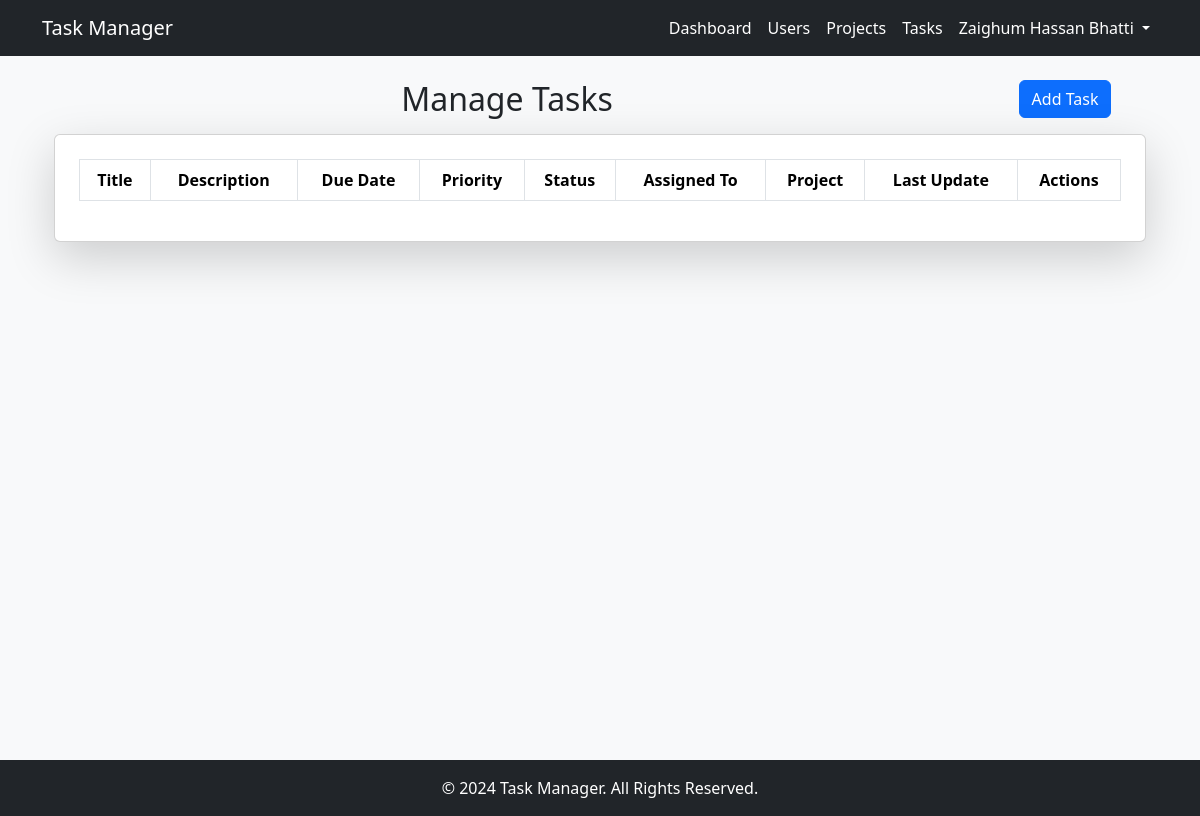
The app's page /tasks/ (signed in), older data.
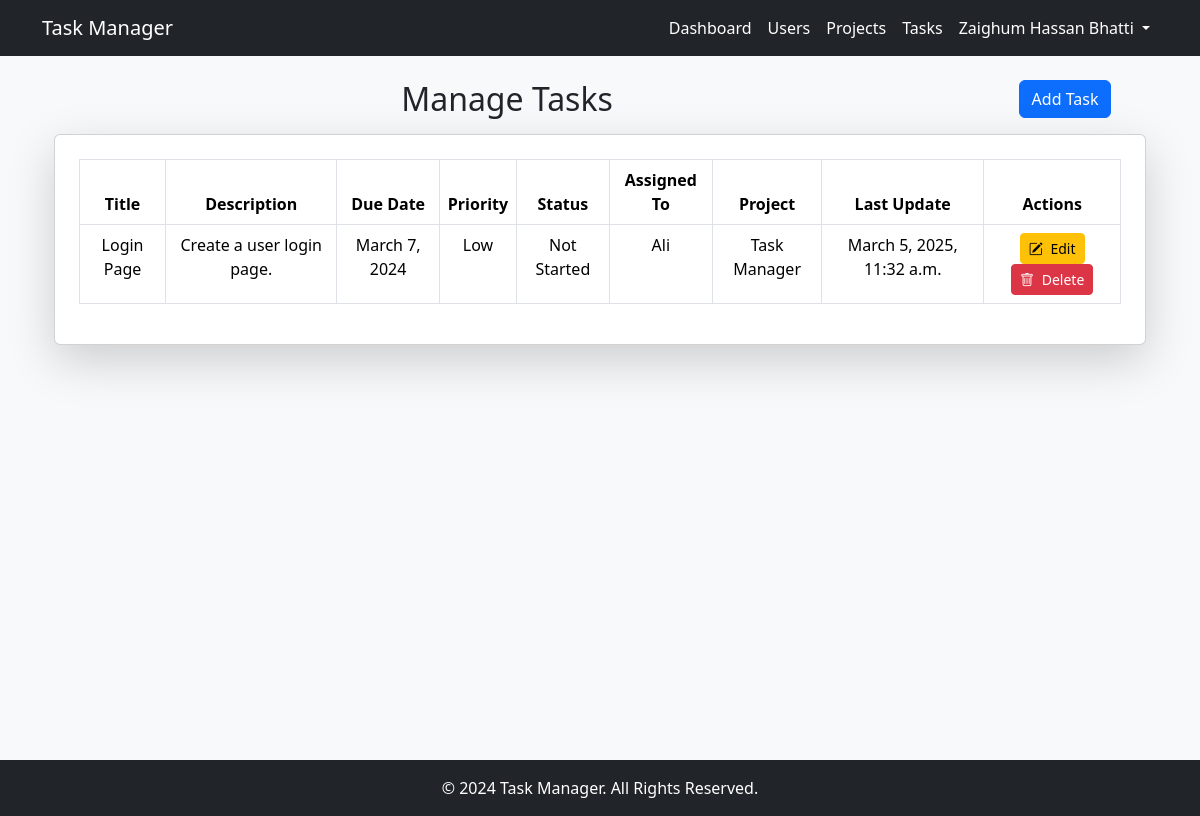
The same page, newer data.
### core/models/task.py (models this page shows, shortened)
class Task(models.Model):
    id = models.AutoField(primary_key=True)
    title = models.CharField(max_length=255)
    description = models.TextField()
    due_date = models.DateField()
    priority = models.CharField(max_length=50, default="Medium")
    status = models.CharField(max_length=50, default="Not Started")
    project = models.ForeignKey(Project, on_delete=models.CASCADE)
    assigned_to = models.ForeignKey(User, on_delete=models.CASCADE, related_name="tasks")
    created_at = models.DateTimeField(auto_now_add=True)
    updated_at = models.DateTimeField(auto_now=True)

### core/models/user.py (models this page shows, shortened)
class User(AbstractBaseUser, PermissionsMixin):
    id = models.AutoField(primary_key=True)
    fullname = models.CharField(max_length=255)
    phonenumber = models.CharField(max_length=15, unique=True)
    address = models.TextField(blank=True, null=True)
    email = models.EmailField(unique=True)
    password = models.CharField(max_length=255)
    is_active = models.BooleanField(default=True)
    is_superuser = models.BooleanField(default=False)
    objects = UserManager()
    USERNAME_FIELD = "email"
    REQUIRED_FIELDS = ["fullname", "phonenumber", "password"]

### core/models/project.py (models this page shows, shortened)
class Project(models.Model):
    id = models.AutoField(primary_key=True)
    name = models.CharField(max_length=255, unique=True)
    description = models.TextField()
    created_at = models.DateTimeField(auto_now_add=True)
    updated_at = models.DateTimeField(auto_now=True)

### core/views/task_views.py (the view)
# urls.py: path('tasks/', manage_tasks, name='manage_tasks'),  # View all tasks
@login_required
def manage_tasks(request):
    if request.user.is_superuser:
        tasks = Task.objects.all()
        projects = Project.objects.all()
        users = User.objects.filter(is_superuser=False)
    else:
        tasks = Task.objects.filter(assigned_to=request.user)
        projects = Project.objects.filter(task__assigned_to=request.user).distinct()
        users = User.objects.none()
    today = date.today()
    tomorrow = today + timedelta(days=1)
    return render(request, 'core/manage_tasks.html', {
        'tasks': tasks,
        'projects': projects,
        'users': users,
        'today': today,
        'tomorrow': tomorrow
    })

### core/templates/core/manage_tasks.html (shortened to what this page needs)
{% extends "core/base.html" %}
{% block content %}
<div class="container" style="min-height: 85vh;">
    <div class="col-12 text-center">
        <div class="row">
            <div class="col-10">
                <h2>Manage Tasks</h2>
            </div>
            <div class="col-2">
                <button class="btn btn-primary mb-3" id="openAddModal" data-bs-toggle="modal" data-bs-target="#taskModal">Add Task</button>
            </div>
        </div>
        <div class="card shadow-lg p-4" style="width: 100%;">
            <div class="table-responsive">
                <table id="example" class="table table-bordered table-responsive-md">
                    <thead>
                        <tr>
                            <th>Title</th>
                            <th>Description</th>
                            <th>Due Date</th>
                            <th>Priority</th>
                            <th>Status</th>
                            <th>Assigned To</th>
                            <th>Project</th>
                            <th>Last Update</th>
                            <th>Actions</th>
                        </tr>
                    </thead>
                    <tbody>
                        {% for task in tasks %}
                        <tr>
                            <td>{{ task.title }}</td>
                            <td>{{ task.description }}</td>
                            <td>
                                {{ task.due_date }}
                            </td>
                            <td>{{ task.priority }}</td>
                            <td>{{ task.status }}</td>
                            <td>{{ task.assigned_to.fullname }}</td>
                            <td>{{ task.project.name }}</td>
                            <td>{{ task.updated_at|default:task.created_at }}</td>
                            <td>
                                <button class="btn btn-warning btn-sm edit-btn"
                                    data-id="{{ task.id }}"
                                    data-title="{{ task.title }}"
                                    data-description="{{ task.description }}"
                                    data-due-date="{{ task.due_date|date:'Y-m-d' }}"
                                    data-priority="{{ task.priority }}"
                                    data-status="{{ task.status }}"
                                    data-assigned_to="{{ task.assigned_to.id }}"
                                    data-project="{{ task.project.id }}"
                                    data-bs-toggle="modal"
                                    data-bs-target="#taskModal">
                                    <i class="bi bi-pencil-square me-1"></i> Edit
                                </button>
                                <button class="btn btn-danger btn-sm delete-btn" data-id="{{ task.id }}"><i class="bi bi-trash me-1"></i> Delete</button>
                            </td>
                        </tr>
                        {% endfor %}
                    </tbody>
                </table>
            </div>
        </div>
    </div>
</div>
{% endblock %}

Row changes from the older to the newer data that the page shows:
added Task: title "Login Page", description "Create a user login page.", due_date "March 7, 2024", priority "Low", status "Not Started", assigned_to.fullname "Ali", project.name "Task Manager", updated_at "March 5, 2025, 11:32 a.m."
